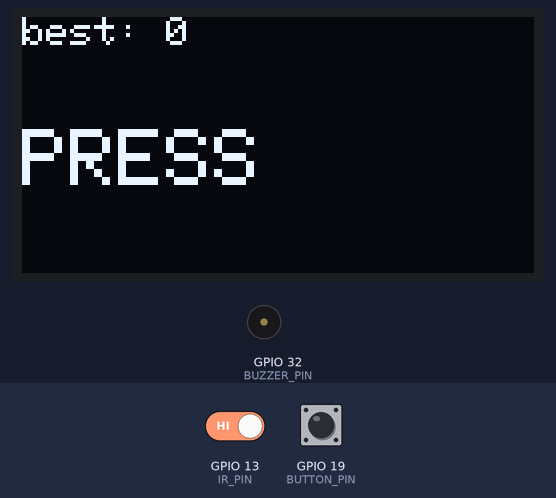
The sketch below on a simulated ESP32. On the bench: 128×64 one-colour display, buzzer (waves = sounding). Inputs (shaded band) come from the test bench; at power-on: GPIO 19 (BUTTON_PIN) HIGH, GPIO 13 (IR_PIN) HIGH. EEPROM starts erased.

Above: at 1.2 s.
1.3 s: GPIO 19 (BUTTON_PIN) pulled LOW for 0.15 s
At 2.1 s:
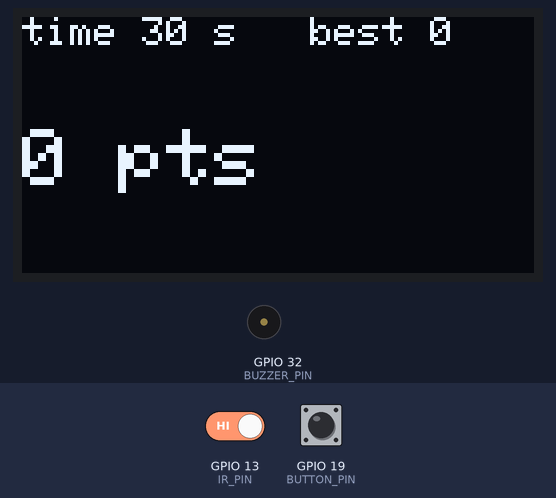
At 2.6 s:
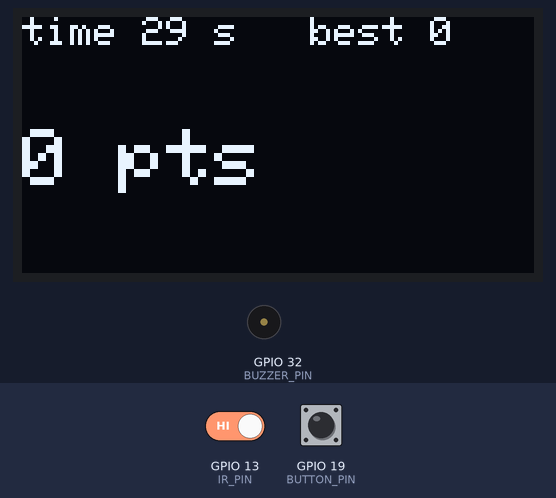
4.4 s: GPIO 13 (IR_PIN) driven LOW
At 32.6 s:
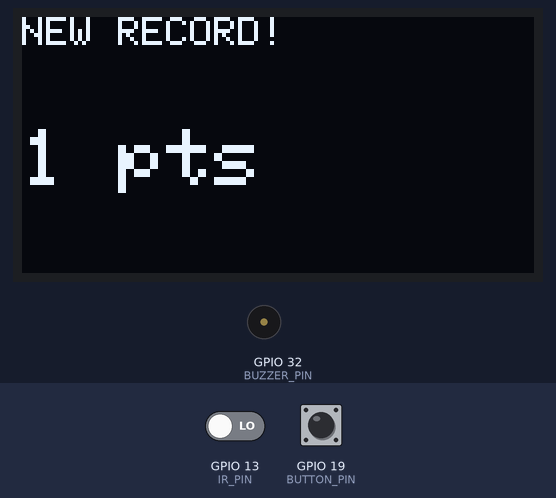
Timing chart, 0 to 33.7 s (numbered marks = the images above; inputs shaded):
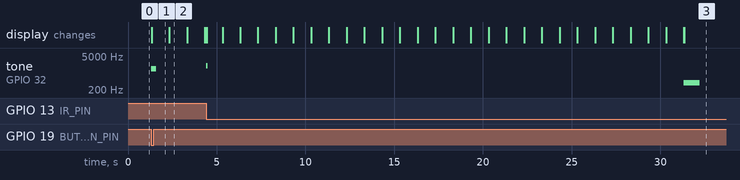

The sketch:

basket_scoreboard.ino
```cpp
// ESP32 From Zero - Episode 16: I built a basketball scoreboard that counts every shot  [DRAFT 2026-11-24]
// An IR obstacle sensor under the rim of a paper-cup hoop sees every ball that drops through. A fast ball blocks the
// beam for only a few milliseconds, so instead of checking the pin in loop() (and maybe looking away at the wrong
// moment), we let the pin ring a doorbell: an INTERRUPT. The chip stops whatever it does, runs our tiny function,
// and goes back. Press the button: a 30-second round starts. The best score is kept in Preferences.
//
// Parts:
//   IR obstacle module OUT -> GPIO 13, VCC -> 3V3, GND -> GND   (OUT goes LOW when something is in front of it)
//   passive buzzer + -> GPIO 32, button GPIO 19 <-> GND, OLED SDA 21 / SCL 22   (Episode 10)
// Libraries: "Adafruit SSD1306" + "Adafruit GFX".

#include <Wire.h>
#include <Adafruit_GFX.h>
#include <Adafruit_SSD1306.h>
#include <Preferences.h>

const int IR_PIN = 13;
const int BUZZER_PIN = 32;
const int BUTTON_PIN = 19;
const unsigned long ROUND_MS = 30000;

Adafruit_SSD1306 screen(128, 64, &Wire, -1);
Preferences prefs;

// changed inside the interrupt -> "volatile": tells the compiler this value can change behind loop()'s back
volatile int baskets = 0;
volatile unsigned long lastHit = 0;

int best = 0;
bool playing = false;
unsigned long roundStart = 0;
int shown = -1;
unsigned long lastSecond = 99;
int lastButton = HIGH;
unsigned long lastChange = 0;

// the doorbell: runs the moment the beam is blocked. Keep it tiny: count, remember the time, done.
// IRAM_ATTR = "keep this function in the fast memory" - interrupt functions on the ESP32 need it.
void IRAM_ATTR ballSeen() {
  unsigned long t = millis();
  if (t - lastHit > 300) {     // one ball can flicker the sensor a few times: count it once
    baskets++;
    lastHit = t;
  }
}

void show(const char* top, String big) {   // same helper as Episode 10
  screen.clearDisplay();
  screen.setTextColor(SSD1306_WHITE);
  screen.setTextSize(1);
  screen.setCursor(0, 0);
  screen.print(top);
  screen.setTextSize(2);
  screen.setCursor(0, 28);
  screen.print(big);
  screen.display();
}

void setup() {
  pinMode(IR_PIN, INPUT);
  pinMode(BUTTON_PIN, INPUT_PULLUP);
  Serial.begin(115200);
  screen.begin(SSD1306_SWITCHCAPVCC, 0x3C);
  prefs.begin("basket", false);
  best = prefs.getInt("best", 0);
  attachInterrupt(digitalPinToInterrupt(IR_PIN), ballSeen, FALLING);   // ring when OUT goes HIGH -> LOW
  show(("best: " + String(best)).c_str(), "PRESS");
}

void loop() {
  unsigned long now = millis();

  int b = digitalRead(BUTTON_PIN);           // button starts a round (Episode 4 edge)
  if (b != lastButton && now - lastChange > 50) {
    lastChange = now;
    lastButton = b;
    if (b == LOW && !playing) {
      baskets = 0;
      shown = -1;
      playing = true;
      roundStart = now;
      tone(BUZZER_PIN, 1500, 300);           // start whistle
    }
  }

  if (!playing) return;

  unsigned long left = (ROUND_MS - (now - roundStart) + 999) / 1000;
  int score = baskets;                        // copy once: the interrupt may change it any moment
  if (score != shown || left != lastSecond) { // redraw only when something changed
    if (score > shown && shown >= 0) tone(BUZZER_PIN, 2000, 80);   // a short "swish" beep per basket
    shown = score;
    lastSecond = left;
    show(("time " + String(left) + " s   best " + String(best)).c_str(), String(score) + " pts");
  }

  if (now - roundStart >= ROUND_MS) {         // the horn
    playing = false;
    tone(BUZZER_PIN, 400, 900);
    if (score > best) {
      best = score;
      prefs.putInt("best", best);             // only when it is a new record (Episode 10)
      show("NEW RECORD!", String(score) + " pts");
    } else {
      show(("best: " + String(best)).c_str(), String(score) + " pts");
    }
  }
}
```

Measured:
- after the input at 1.3 s, tone on GPIO 32 (BUZZER_PIN): silent → 1500 Hz at once, → silent 0.30 s later; the display: changes at once (image 1)
